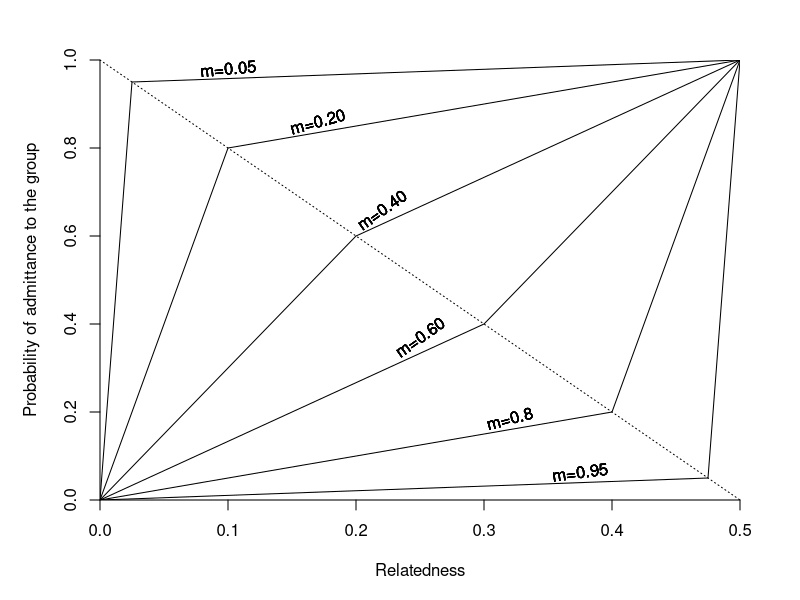

This figure's R source:
##plotting the kin pref function

pdf("C:/Users/Ruth/Desktop/KinPrefAdmittanceEqnGraph.pdf", width=9, height=9)

x<-seq(0, (0.5), length.out=2)
y<-1-(2*x)

par(mar=c(5,5,3,3))

plot(x, y, xlim=c(0, 0.5), ylim=c(0, 1), xlab="Relatedness", ylab = "Probability of admittance to the group", cex.lab=1, cex.axis=1,
		type="l", lty=3, xaxs="i", yaxs="i", bty="n" ) ## produces an empty plot

tVec <- c(0.05, 0.2, 0.4, 0.6, 0.8, 0.95) #varies between 0 and 1 kin preference - each line is a different t


for (i in 1:length(tVec)){
	
t<-	tVec[i]

#r = relatedness, plot on x axis
r1 <- seq(0, (0.5*t) , length.out=6) # 0-0.5t
r2 <- seq((0.5*t) , 1,  length.out=6) # 0.5t to 1

k1<- (r1 * ((2/t)-2)) # prob of getting in for r=0-0.5t--plot on y axis
k2<- 1- (t*(((2*r2)-1)/(t-1)))

k<- c(k1, k2)
r<-c(r1, r2)

lines(r, k)

text(0.1, 0.98, "m=0.05", srt=5, cex=1)
text(0.17, 0.86, "m=0.20", srt=15, cex=1)
text(0.22, 0.66, "m=0.40", srt=35, cex=1)
text(0.25, 0.37, "m=0.60", srt=35, cex=1)
text(0.32, 0.185, "m=0.8", srt=15, cex=1)
text(0.375, 0.063, "m=0.95", srt=7, cex=1)
	

}

dev.off()